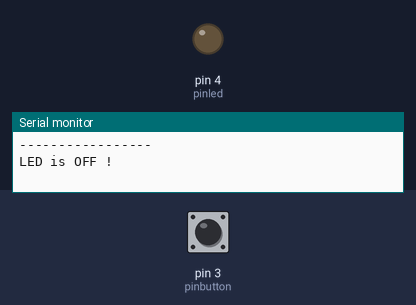
A sketch run on a simulated Arduino Uno, built with avr-gcc and run on an emulated ATmega328P. Shown: output pins drawn as LEDs (lit = HIGH), the last lines printed to the serial monitor. The inputs (shaded band) are chosen by the test bench; at power-on: pin 3 (pinbutton) HIGH.

Above: at 1.2 s.
1.3 s: pin 3 (pinbutton) pulled LOW for 3.2 s
At 2.6 s:
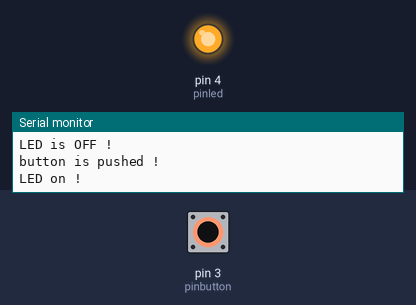
7.5 s: pin 3 (pinbutton) pulled LOW for 0.15 s
At 8.5 s:
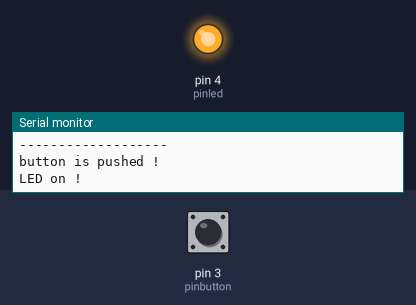
10.6 s: pin 3 (pinbutton) pulled LOW for 1 s
At 14.4 s:
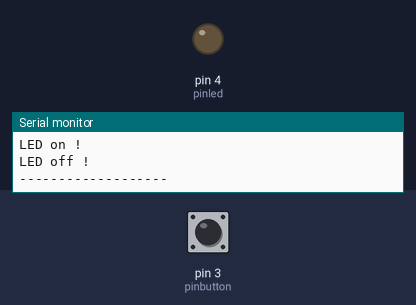
Timing chart, 0 to 15.9 s (numbered marks = the images above; inputs shaded):
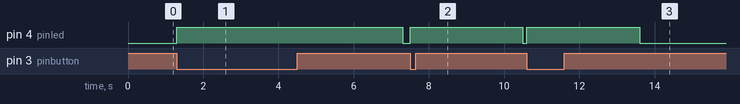

The sketch:

delay_button.ino
```cpp
/*
 delay off without delay (use millis)
 progrma scris de Nicu Florica (niq_ro)
 http;//www.arduinotehniq.com/
 http://nicuflorica.blogspot.ro/
 http://arduinotehniq.blogspot.com
 v.0 - 20.04.2019 - Craiova, Romania
*/

#define pinbutton 3  // pin for trigger)
#define pinled 4  // pin for led
unsigned long delaytime = 3000;  // 30000 = 30s, time on the led
unsigned long pushtime; // variable for store time of push

byte aprins = 0; // led is off

void setup()
{
Serial.begin(9600); // serial monitor
Serial.println("-----------------");
 Serial.println("Delay off without delay by Nicu FLORICA (niq_ro) !");
Serial.println("-----------------");
pinMode(pinbutton,INPUT);
digitalWrite(pinbutton,HIGH);

pinMode(pinled,OUTPUT);
digitalWrite(pinled,LOW);
Serial.println("LED is OFF !");
}

void loop()
{
if ((digitalRead(pinbutton) == LOW) and (aprins == 0)) // if button was pushed and led is off
{
  Serial.println("button is pushed !");
  digitalWrite(pinled, HIGH); // led on
  Serial.println("LED on !");
  pushtime = millis();  // store the time of push
  aprins = 1;
}

if ((aprins == 1) and (millis() - pushtime > delaytime)) // if led is on and time is end
{
  Serial.println("LED off !");
  digitalWrite(pinled, LOW); // led off
  aprins = 0;
  Serial.println("-------------------");
}


} // end of main loop
```

Measured:
- after the input at 1.3 s, pin 4 (pinled): LOW → HIGH at once, → LOW 6.0 s later
- after the input at 7.5 s, pin 4 (pinled): LOW → HIGH at once, → LOW 3.0 s later
- after the input at 10.6 s, pin 4 (pinled): LOW → HIGH at once, → LOW 3.0 s later
